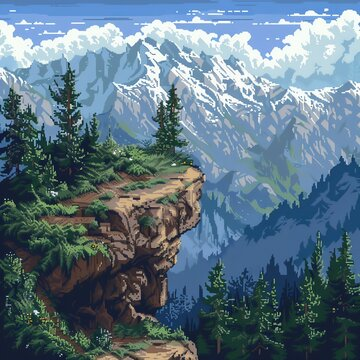
//> input picture image_compression/images/image_1.jpg, 360 x 360 px
$ ./image_main images/image_1.jpg   (built with g++ and OpenCV 4)
//> lines starting //> are read from the running program, lines starting //| are printed output that depends on the picture
### image_compression/include/fft2d.hpp
#ifndef FFT2D_HPP
#define FFT2D_HPP

#include <opencv2/opencv.hpp>
#include <vector>
#include <complex>

class FFT2D {
public:

    static std::vector<std::vector<std::complex<double>>> forward(const cv::Mat& input);
    static cv::Mat inverse(const std::vector<std::vector<std::complex<double>>>& input);
};

#endif

### image_compression/include/error_plot.hpp
#ifndef ERROR_PLOT_HPP
#define ERROR_PLOT_HPP

#include <vector>
#include <complex>
#include <string>
#include <opencv2/opencv.hpp>

struct ErrorData {
    double error;
    int frequenciesEliminated;
};

class ErrorPlot {
public:
    ErrorPlot(const cv::Mat& originalImage);

    void computeErrorsForThresholds(const std::vector<double>& thresholds);
    void saveToCSV(const std::string& filename) const;

private:
    int n;
    cv::Mat original;
    std::vector<std::pair<double, ErrorData>> errorResults;
};

#endif

### image_compression/include/svd_analysis.hpp
#ifndef SVD_ANALYSIS_HPP
#define SVD_ANALYSIS_HPP

#include <opencv2/opencv.hpp>
#include <vector>
#include <string>

class SVDAnalyzer {
public:
    SVDAnalyzer(const std::string& imagePath, int n);

    void computeSVD();
    std::vector<float> getSingularValues() const;
    void saveSingularValues(const std::string& filename) const;
    void showOriginalImage() const;

private:
    std::string imagePath;
    int size;
    cv::Mat originalGray;
    cv::Mat U, S, VT;
    std::vector<float> singularValues;
};

#endif

### image_compression/include/fft_analysis.hpp
#ifndef FFT_ANALYSIS_HPP
#define FFT_ANALYSIS_HPP

#include <opencv2/opencv.hpp>
#include <vector>
#include <complex>
#include <string>

class FFTAnalysis {
public:
    FFTAnalysis(int size);

    void loadImage(const std::string& path);
    void computeSVD();
    void computeFFT();
    void applyThreshold(double threshold);
    void computeIFFT();
    void computeReconstructionError();

    void showOriginalImage() const;
    void showMagnitudeSpectrum(bool afterFilter = false) const;
    void showReconstructedImage() const;

    double getError() const;
    const std::vector<std::vector<std::complex<double>>>& getFFTData() const;

    void saveFFTToCSV(const std::string& filename) const;
    void saveMagnitudeToCSV(const std::string& filename, bool afterFilter = false) const;


private:
    int n;
    cv::Mat originalImage;
    cv::Mat originalFloat;
    cv::Mat reconstructedImage;
    std::vector<std::vector<std::complex<double>>> fft2D;
    std::vector<std::vector<std::complex<double>>> filteredFFT2D;

    std::vector<float> singularValues;
    double reconstructionError;
};

#endif

### image_compression/src/fft2d.cpp
#include "fft2d.hpp"
#include "Cooley-Tukey.hpp"
#include <iostream>

std::vector<std::vector<std::complex<double>>> FFT2D::forward(const cv::Mat& input) {
    int rows = input.rows;
    int cols = input.cols;

    SequentialFFT fft1D;
    std::vector<std::vector<std::complex<double>>> temp(rows, std::vector<std::complex<double>>(cols));
    std::vector<std::vector<std::complex<double>>> result(rows, std::vector<std::complex<double>>(cols));

    for (int i = 0; i < rows; i++) {
        std::vector<std::complex<double>> row(cols);
        for (int j = 0; j < cols; j++)
            row[j] = std::complex<double>(input.at<float>(i, j), 0);

        temp[i] = fft1D.iterative_FFT(row);
    }

    for (int j = 0; j < cols; j++) {
        std::vector<std::complex<double>> col(rows);
        for (int i = 0; i < rows; i++)
            col[i] = temp[i][j];

        std::vector<std::complex<double>> colFFT = fft1D.iterative_FFT(col);
        for (int i = 0; i < rows; i++)
            result[i][j] = colFFT[i];
    }

    return result;
}

// [31 lines left out: function inverse, not called in this run]

### image_compression/src/svd_analysis.cpp
#include "../include/svd_analysis.hpp"
#include <opencv2/imgcodecs.hpp>
#include <opencv2/imgproc.hpp>
#include <fstream>
#include <iostream>

SVDAnalyzer::SVDAnalyzer(const std::string& imagePath, int n)
    : imagePath(imagePath), size(n) {
//> called with imagePath = "images/image_1.jpg", n = 256

    cv::Mat img = cv::imread(imagePath, cv::IMREAD_GRAYSCALE);
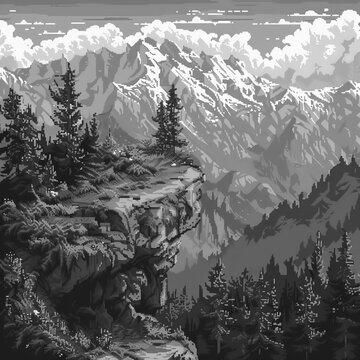
//> img: 360 rows x 360 cols, CV_8UC1; min 6, max 255, mean 111.8
    if (img.empty()) {
        std::cerr << "Impossible to upload image: " << imagePath << std::endl;
        exit(1);
    }

    cv::resize(img, originalGray, cv::Size(n, n));
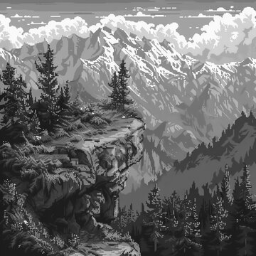
//> originalGray: 256 rows x 256 cols, CV_8UC1; min 17, max 255, mean 111.7
    originalGray.convertTo(originalGray, CV_32F);
//> originalGray: 256 rows x 256 cols, CV_32FC1
}

void SVDAnalyzer::computeSVD() {
    cv::SVD::compute(originalGray, S, U, VT);
//> S = 256 values, max 31503.2 at index 0, min 0.335 at index 255, mean 415.6
    singularValues.clear();
    for (int i = 0; i < S.rows; i++) {
        singularValues.push_back(S.at<float>(i));
    }
//> after the loop, singularValues has the same summary as S
}

std::vector<float> SVDAnalyzer::getSingularValues() const {
    return singularValues;
}

void SVDAnalyzer::saveSingularValues(const std::string& filename) const {
//> called with filename = "../output/csv_output/singular_values.csv"
    std::ofstream file(filename);
    if (!file.is_open()) {
        std::cerr << "Impossible to open file: " << filename << std::endl;
        return;
    }

    for (float val : singularValues) {
        file << val << std::endl;
    }
//> this loop made 256 passes
//> val on passes 1 to 3: 31503.2, 3563, 3078.2

    file.close();
}

void SVDAnalyzer::showOriginalImage() const {
    cv::Mat normImg;
    cv::normalize(originalGray, normImg, 0, 255, cv::NORM_MINMAX);
    normImg.convertTo(normImg, CV_8U);
//> normImg: 256 rows x 256 cols, CV_8UC1
    cv::imwrite("../output/image_output/original_image.png", normImg);
}

### image_compression/src/fft_analysis.cpp
#include "../include/fft_analysis.hpp"
#include "fft2d.hpp"
#include <opencv2/opencv.hpp>
#include <iostream>
#include <cmath>
#include <fstream>
#include <iomanip>


FFTAnalysis::FFTAnalysis(int size) : n(size), reconstructionError(0.0) {}

void FFTAnalysis::loadImage(const std::string& path) {
    originalImage = cv::imread(path, cv::IMREAD_GRAYSCALE);
    if (originalImage.empty()) {
        std::cerr << "Failed to load image." << std::endl;
        return;
    }
    cv::resize(originalImage, originalImage, cv::Size(n, n));
    originalImage.convertTo(originalFloat, CV_32F);
}

// [5 lines left out: function computeSVD, not called in this run]

void FFTAnalysis::computeFFT() {
    fft2D = FFT2D::forward(originalFloat);
    filteredFFT2D = fft2D;
}

// [13 lines left out: function applyThreshold, not called in this run]

void FFTAnalysis::computeIFFT() {
    reconstructedImage = FFT2D::inverse(filteredFFT2D);
}

// [8 lines left out: function computeReconstructionError, not called in this run]

void FFTAnalysis::showOriginalImage() const {
    cv::imwrite("../output/image_output/original_image.png", originalImage);
}

// [34 lines left out: functions showMagnitudeSpectrum, showReconstructedImage, not called in this run]

double FFTAnalysis::getError() const {
    return reconstructionError;
}

const std::vector<std::vector<std::complex<double>>>& FFTAnalysis::getFFTData() const {
    return fft2D;
}


// [54 lines left out: functions saveFFTToCSV, saveMagnitudeToCSV, not called in this run]

### image_compression/image_main.cpp
#include "fft_analysis.hpp"
#include "svd_analysis.hpp"
#include "error_plot.hpp"
#include <iostream>
#include <mpi.h>
#include <opencv2/opencv.hpp>

int main(int argc, char* argv[]) {
    const int size = 256;
    double threshold = 1000.0;


    const std::string imagePath = argv[1];

    // SVD ANALYSIS
    SVDAnalyzer svd(imagePath, size);
    svd.computeSVD();
    svd.saveSingularValues("../output/csv_output/singular_values.csv");
    svd.showOriginalImage();

    // FFT ANALYSIS
    FFTAnalysis fft(size);
    fft.loadImage(imagePath);
//> (the run ends here: the program needs code that is not available in this run, at `SequentialFFT fft1D;`)

$ run again, on image_compression/images/image_5.jpg
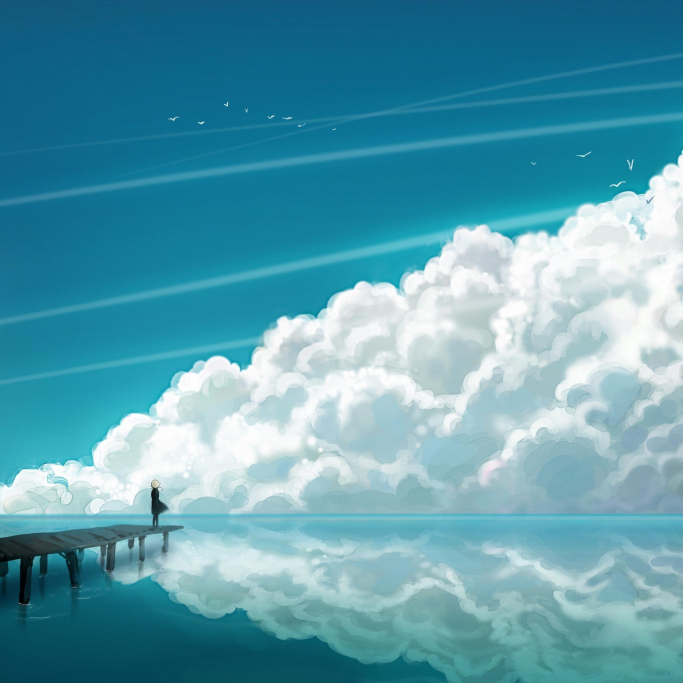
//> input picture image_compression/images/image_5.jpg, 2048 x 2048 px (shown at 1/3 size)
//> in SVDAnalyzer, `cv::Mat img = cv::imread(imagePath, cv::IMREAD_GRAYSCALE);`:
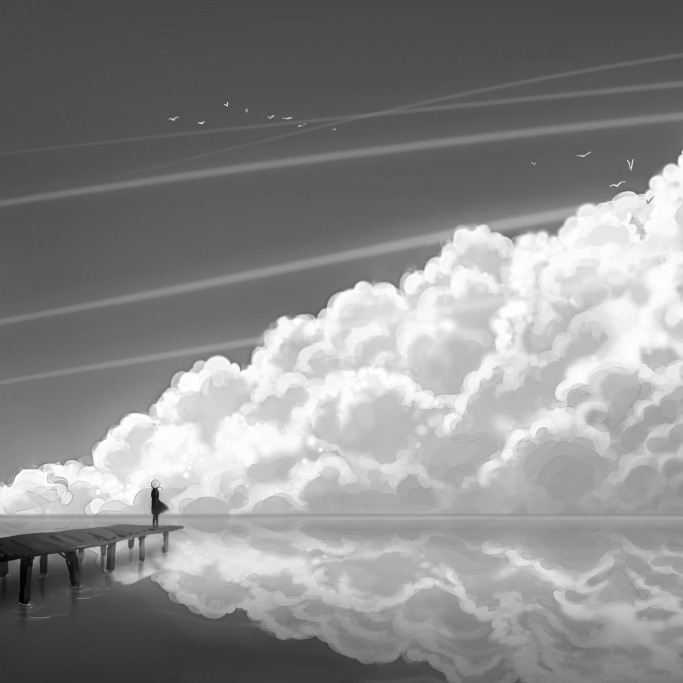
//> img: 2048 rows x 2048 cols, CV_8UC1 (shown at 1/3 size); min 0, max 255, mean 138.9
//> in SVDAnalyzer, `cv::resize(img, originalGray, cv::Size(n, n));`:
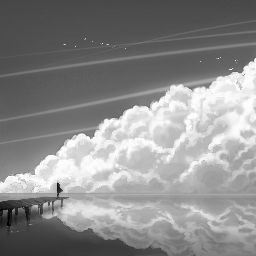
//> originalGray: 256 rows x 256 cols, CV_8UC1; min 1, max 255, mean 139
//> S = 256 values, max 37728.7 at index 0, min 0.0821 at index 255, mean 323.4
//> after the loop in computeSVD, `for (int i = 0; i < S.rows; i++)`: singularValues has the same summary as S
//> the loop in saveSingularValues, `for (float val : singularValues)` made 256 passes
//> val on passes 1 to 3: 37728.7, 6024.5, 3694.6
